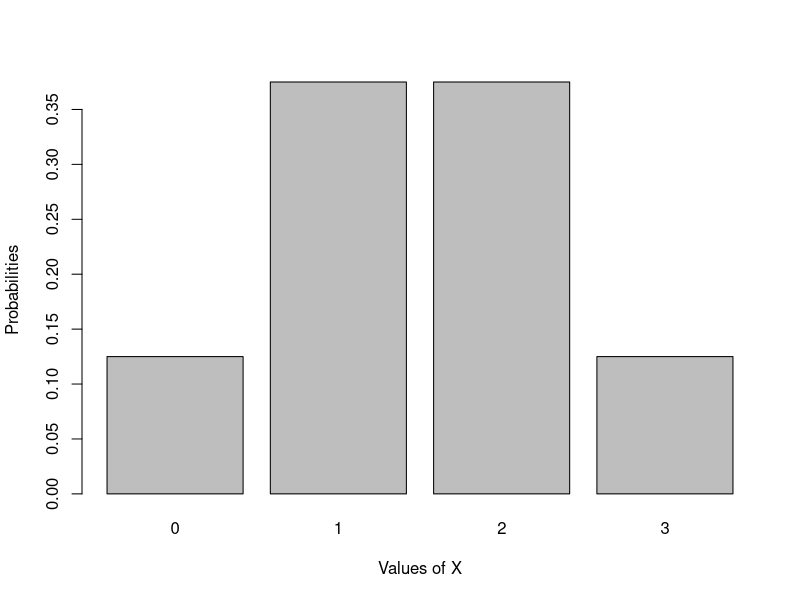

Here is the R script that generated this plot:
# bar graph of distribution of number heads, 3 coin tosses

x.values = c(0, 1, 2, 3)
x.probs = c(1/8, 3/8, 3/8, 1/8)

x.dist.table = as.table(cbind(x.values, x.probs))
x.dist.table
barplot(x.probs, names.arg = c("0", "1", "2", "3"), xlab = "Values of X", ylab = "Probabilities")